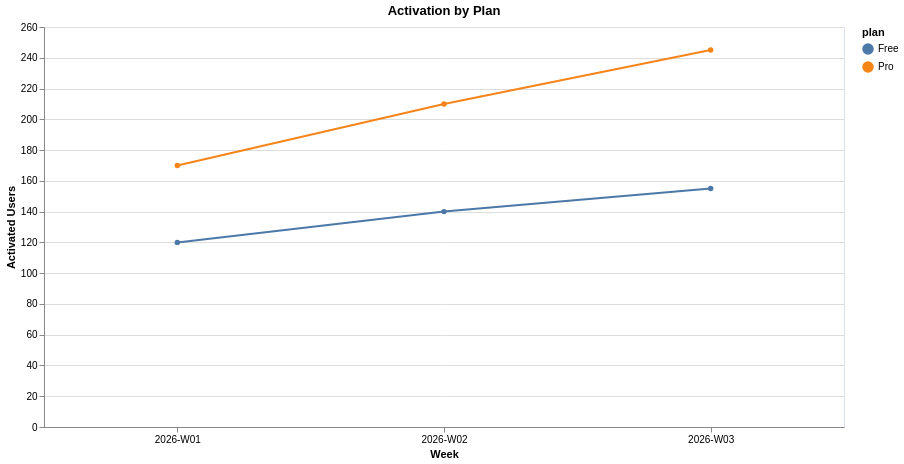

Express this chart as Vega-Lite.
### Vega-Lite specification from a JSON file in a GitHub repository (floating-point values rounded to 4 significant figures)
{"config": {"view": {"continuousWidth": 300, "continuousHeight": 300, "stroke": "#d9e2ec"}}, "data": {"name": "data-44c0a8ddfbb205c358ed54bd3f1d3058"}, "mark": {"type": "line", "point": true}, "encoding": {"color": {"field": "plan", "type": "nominal"}, "opacity": {"condition": {"param": "param_029f6f27ab98f4cc", "value": 1}, "value": 0.2}, "tooltip": [{"field": "week", "type": "nominal"}, {"field": "activated_users", "type": "quantitative"}, {"field": "plan", "type": "nominal"}], "x": {"axis": {"labelAngle": 0}, "field": "week", "title": "Week", "type": "nominal"}, "y": {"field": "activated_users", "title": "Activated Users", "type": "quantitative"}}, "height": 400, "params": [{"name": "param_029f6f27ab98f4cc", "select": {"type": "point", "fields": ["plan"]}, "bind": "legend"}], "title": "Activation by Plan", "width": 800, "$schema": "https://vega.github.io/schema/vega-lite/v6.4.1.json", "datasets": {"data-44c0a8ddfbb205c358ed54bd3f1d3058": [{"week": "2026-W01", "plan": "Pro", "activated_users": 170.0}, {"week": "2026-W03", "plan": "Pro", "activated_users": 245.0}, {"week": "2026-W01", "plan": "Free", "activated_users": 120.0}, {"week": "2026-W03", "plan": "Free", "activated_users": 155.0}, {"week": "2026-W02", "plan": "Free", "activated_users": 140.0}, {"week": "2026-W02", "plan": "Pro", "activated_users": 210.0}]}}
